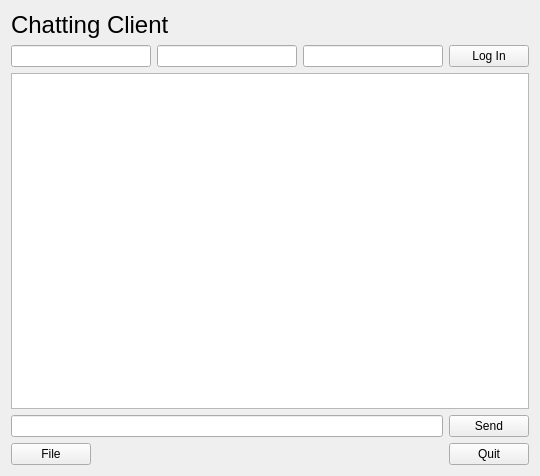
<?xml version="1.0" encoding="UTF-8"?>
<ui version="4.0">
 <class>ChattingForm</class>
 <widget class="QWidget" name="ChattingForm">
  <property name="geometry">
   <rect>
    <x>0</x>
    <y>0</y>
    <width>540</width>
    <height>476</height>
   </rect>
  </property>
  <property name="windowTitle">
   <string>Form</string>
  </property>
  <layout class="QGridLayout" name="gridLayout">
   <item row="0" column="0">
    <widget class="QLabel" name="label">
     <property name="font">
      <font>
       <pointsize>18</pointsize>
      </font>
     </property>
     <property name="text">
      <string>Chatting Client</string>
     </property>
    </widget>
   </item>
   <item row="1" column="0">
    <layout class="QHBoxLayout" name="horizontalLayout">
     <item>
      <widget class="QLineEdit" name="name"/>
     </item>
     <item>
      <widget class="QLineEdit" name="serverAddress"/>
     </item>
     <item>
      <widget class="QLineEdit" name="serverPort"/>
     </item>
     <item>
      <widget class="QPushButton" name="connectButton">
       <property name="text">
        <string>Log In</string>
       </property>
      </widget>
     </item>
    </layout>
   </item>
   <item row="2" column="0">
    <widget class="QTextEdit" name="message"/>
   </item>
   <item row="3" column="0">
    <layout class="QHBoxLayout" name="horizontalLayout_3">
     <item>
      <layout class="QVBoxLayout" name="verticalLayout_2">
       <item>
        <widget class="QLineEdit" name="inputLine"/>
       </item>
       <item>
        <layout class="QHBoxLayout" name="horizontalLayout_2">
         <item>
          <widget class="QPushButton" name="fileButton">
           <property name="text">
            <string>File</string>
           </property>
          </widget>
         </item>
         <item>
          <spacer name="horizontalSpacer">
           <property name="orientation">
            <enum>Qt::Horizontal</enum>
           </property>
           <property name="sizeHint" stdset="0">
            <size>
             <width>318</width>
             <height>20</height>
            </size>
           </property>
          </spacer>
         </item>
        </layout>
       </item>
      </layout>
     </item>
     <item>
      <layout class="QVBoxLayout" name="verticalLayout">
       <item>
        <widget class="QPushButton" name="sentButton">
         <property name="text">
          <string>Send</string>
         </property>
        </widget>
       </item>
       <item>
        <widget class="QPushButton" name="quitButton">
         <property name="text">
          <string>Quit</string>
         </property>
        </widget>
       </item>
      </layout>
     </item>
    </layout>
   </item>
  </layout>
 </widget>
 <resources/>
 <connections/>
</ui>
